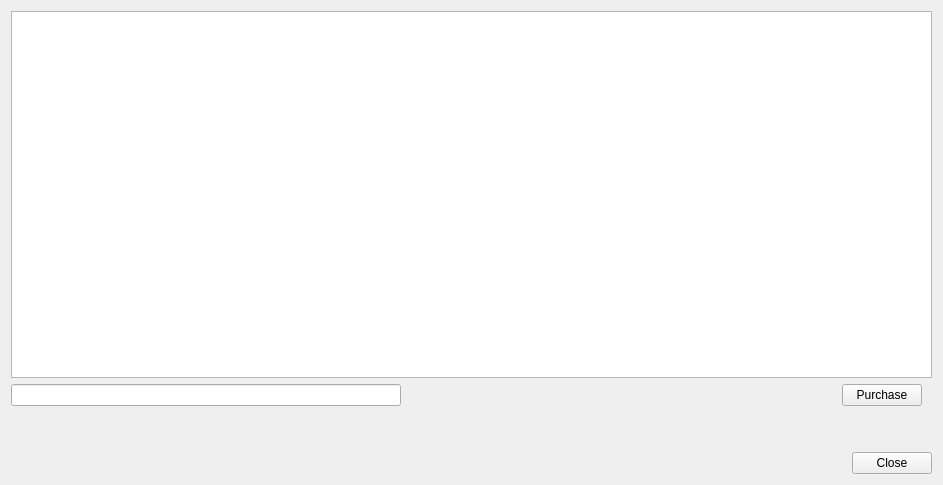
<?xml version="1.0" encoding="UTF-8"?>
<ui version="4.0">
 <class>DlgSongShop</class>
 <widget class="QDialog" name="DlgSongShop">
  <property name="geometry">
   <rect>
    <x>0</x>
    <y>0</y>
    <width>943</width>
    <height>485</height>
   </rect>
  </property>
  <property name="windowTitle">
   <string>Song Shop</string>
  </property>
  <layout class="QVBoxLayout" name="verticalLayout">
   <item>
    <widget class="QTableView" name="tableViewSongs">
     <property name="alternatingRowColors">
      <bool>true</bool>
     </property>
     <property name="selectionMode">
      <enum>QAbstractItemView::SingleSelection</enum>
     </property>
     <property name="selectionBehavior">
      <enum>QAbstractItemView::SelectRows</enum>
     </property>
     <property name="sortingEnabled">
      <bool>true</bool>
     </property>
     <attribute name="horizontalHeaderCascadingSectionResizes">
      <bool>true</bool>
     </attribute>
     <attribute name="horizontalHeaderShowSortIndicator" stdset="0">
      <bool>true</bool>
     </attribute>
     <attribute name="horizontalHeaderStretchLastSection">
      <bool>true</bool>
     </attribute>
    </widget>
   </item>
   <item>
    <layout class="QHBoxLayout" name="horizontalLayout">
     <property name="rightMargin">
      <number>10</number>
     </property>
     <item>
      <widget class="QLineEdit" name="lineEditSearch"/>
     </item>
     <item>
      <widget class="QPushButton" name="btnSearch">
       <property name="text">
        <string/>
       </property>
       <property name="icon">
        <iconset resource="resources.qrc">
         <normaloff>:/icons/Icons/system-search.png</normaloff>:/icons/Icons/system-search.png</iconset>
       </property>
       <property name="iconSize">
        <size>
         <width>22</width>
         <height>22</height>
        </size>
       </property>
       <property name="flat">
        <bool>true</bool>
       </property>
      </widget>
     </item>
     <item>
      <spacer name="horizontalSpacer">
       <property name="orientation">
        <enum>Qt::Horizontal</enum>
       </property>
       <property name="sizeType">
        <enum>QSizePolicy::Expanding</enum>
       </property>
       <property name="sizeHint" stdset="0">
        <size>
         <width>80</width>
         <height>20</height>
        </size>
       </property>
      </spacer>
     </item>
     <item>
      <widget class="QPushButton" name="btnPurchase">
       <property name="text">
        <string>Purchase</string>
       </property>
      </widget>
     </item>
    </layout>
   </item>
   <item>
    <spacer name="verticalSpacer">
     <property name="orientation">
      <enum>Qt::Vertical</enum>
     </property>
     <property name="sizeType">
      <enum>QSizePolicy::Fixed</enum>
     </property>
     <property name="sizeHint" stdset="0">
      <size>
       <width>20</width>
       <height>40</height>
      </size>
     </property>
    </spacer>
   </item>
   <item>
    <layout class="QHBoxLayout" name="horizontalLayout_2">
     <item>
      <spacer name="horizontalSpacer_2">
       <property name="orientation">
        <enum>Qt::Horizontal</enum>
       </property>
       <property name="sizeHint" stdset="0">
        <size>
         <width>40</width>
         <height>20</height>
        </size>
       </property>
      </spacer>
     </item>
     <item>
      <widget class="QPushButton" name="btnClose">
       <property name="text">
        <string>Close</string>
       </property>
      </widget>
     </item>
    </layout>
   </item>
  </layout>
 </widget>
 <resources>
  <include location="resources.qrc"/>
 </resources>
 <connections/>
</ui>
